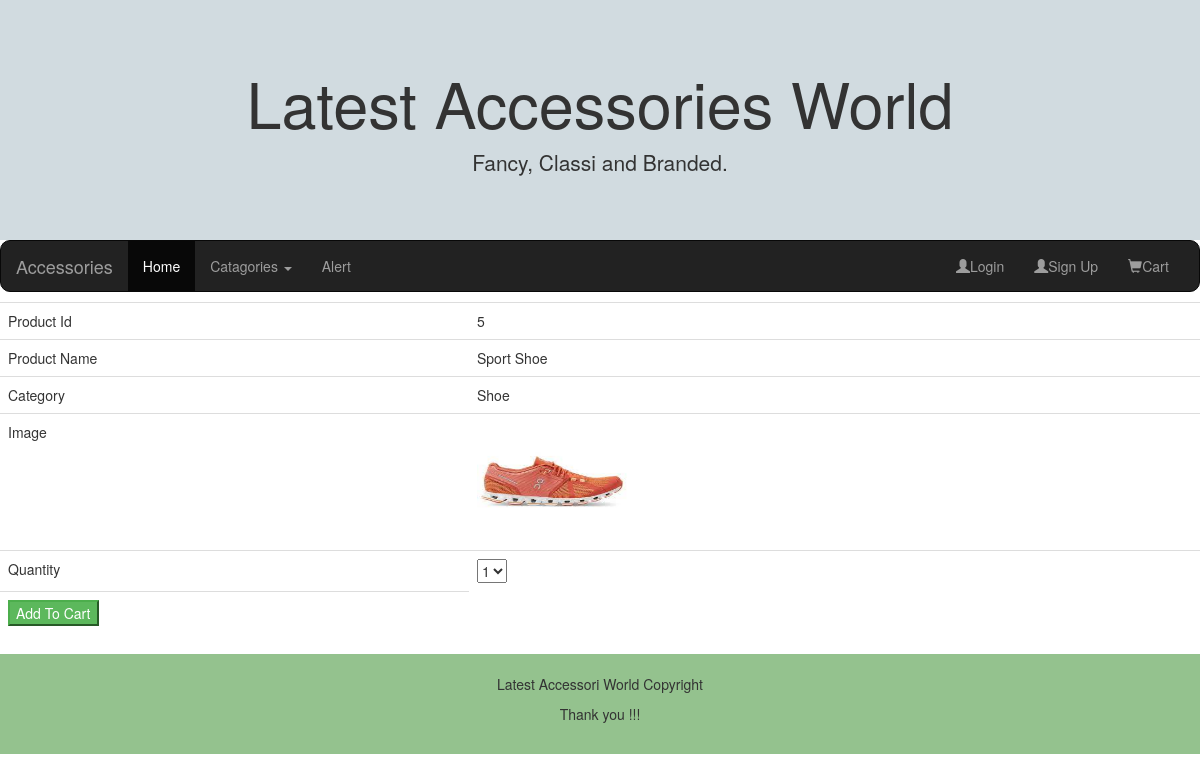
/ViewDetails/5, run on the app's committed database.
### Admin/models.py (models this page shows, shortened)
class Product(models.Model):
    product_name = models.CharField(max_length=20)
    price = models.FloatField(default=200)
    imgurl = models.ImageField(upload_to="images")
    cat_id = models.ForeignKey(Category,on_delete=models.CASCADE)
    class Meta:
        db_table = "Product"

class Category(models.Model):
    category_name = models.CharField(max_length=20)
    def __str__(self):
        return self.category_name
    class Meta:
        db_table = "Category"

### User/views.py (the view)
# urls.py: path('ViewDetails/<product_id>', views.ViewDetails),
def ViewDetails(request,product_id):  # through this only one product comes
    cats = Category.objects.all()
    p1 = Product.objects.get(id=product_id)
    return render(request,"ViewDetails.html",{"product":p1, "cats":cats})

### User/templates/ViewDetails.html (shortened to what this page needs)
{%extends "master.html"%}
{%block content%}
<form method="post" action="/AddToCart">
<table class="table">
        <tr><td>Product Id</td>
            <td>{{product.id}}
            </td>
        </tr>
        <tr><td>Product Name</td>
            <td>{{product.product_name}}</td>
        </tr>
        <tr><td>Category</td>
            <td>{{product.cat_id}}</td>
        </tr>
        <tr><td>Image</td>
            <td>
                <img src="{{product.imgurl.url}}" height="120" width="150"/>
            </td>
        </tr>
        <tr>
            <td>Quantity</td>
            <td>
                <select name="qty"><option>1</option>
                <option>5</option></select>
            </td>
        </tr>
        <tr>
            <td>
                <button type="submit" class="button btn-success">Add To Cart</button>
            </td>
        </tr>
</table>
</form>
{%endblock%}

### data on the page
Product: id "5", product_name "Sport Shoe", cat_id "Shoe", imgurl (picture)
